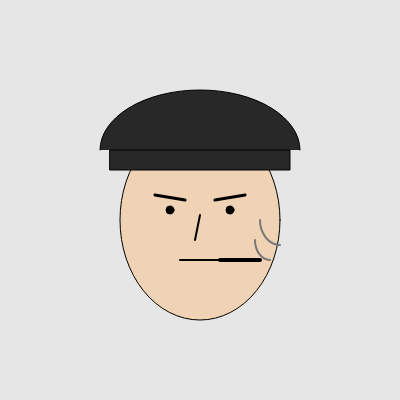
Frame 1 (no input)
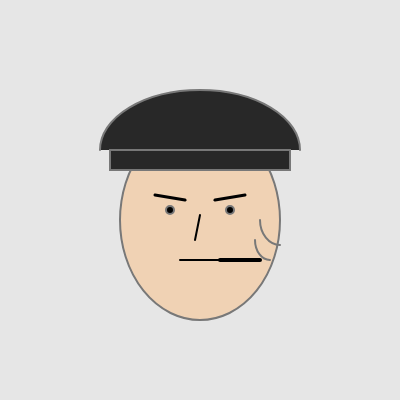
Frame 60 (no input)
Frame 120 (the mouse pressed at the canvas centre since frame 60): identical to frame 60, image omitted

The p5.js sketch that drew these frames (run headless with seeded random() and noise() and a simulated clock; from frame 60 on, the mouse is pressed at the canvas centre):

// p5.js sketch
// ── sketch.js
function setup() {
    createCanvas(400, 400);
  }
  
  function draw() {
    background(230);
  
   
    fill(240, 210, 180);
    ellipse(200, 220, 160, 200);
  
    
    fill(40);
    arc(200, 150, 200, 120, PI, TWO_PI);
    rect(110, 150, 180, 20);
  
    
    fill(0);
    ellipse(170, 210, 8, 8);
    ellipse(230, 210, 8, 8);
  
    
    stroke(0);
    strokeWeight(3);
    line(155, 195, 185, 200);
    line(215, 200, 245, 195);
  
    
    strokeWeight(2);
    line(200, 215, 195, 240);
  
    
    line(180, 260, 220, 260);
  
    
    strokeWeight(4);
    line(220, 260, 260, 260);
  
    noFill();
    stroke(120);
    strokeWeight(2);
    arc(270, 240, 30, 40, HALF_PI, PI);
    arc(280, 220, 40, 50, HALF_PI, PI);
  }
